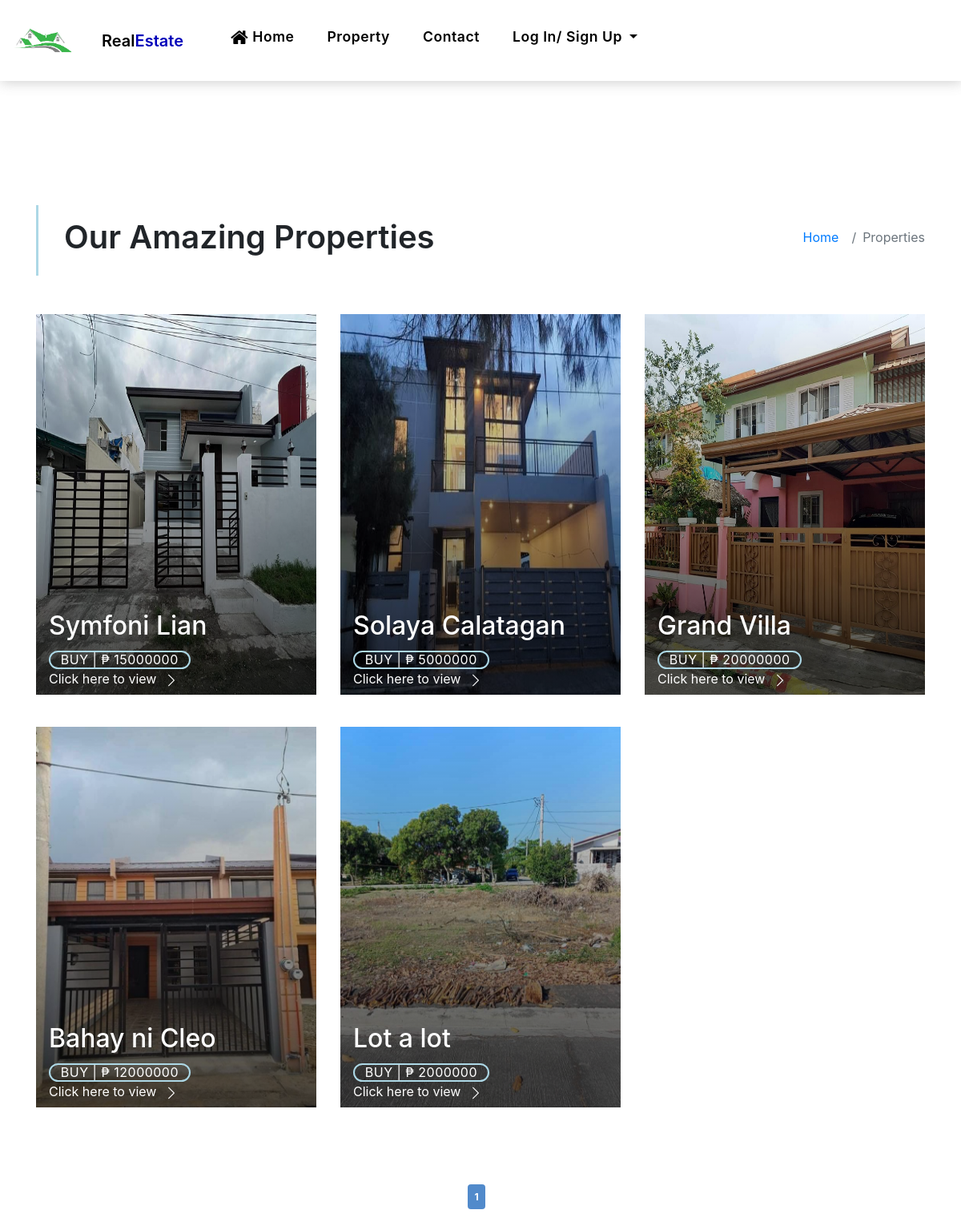
Before: /RealEstate/property-grid.php with the older database file.
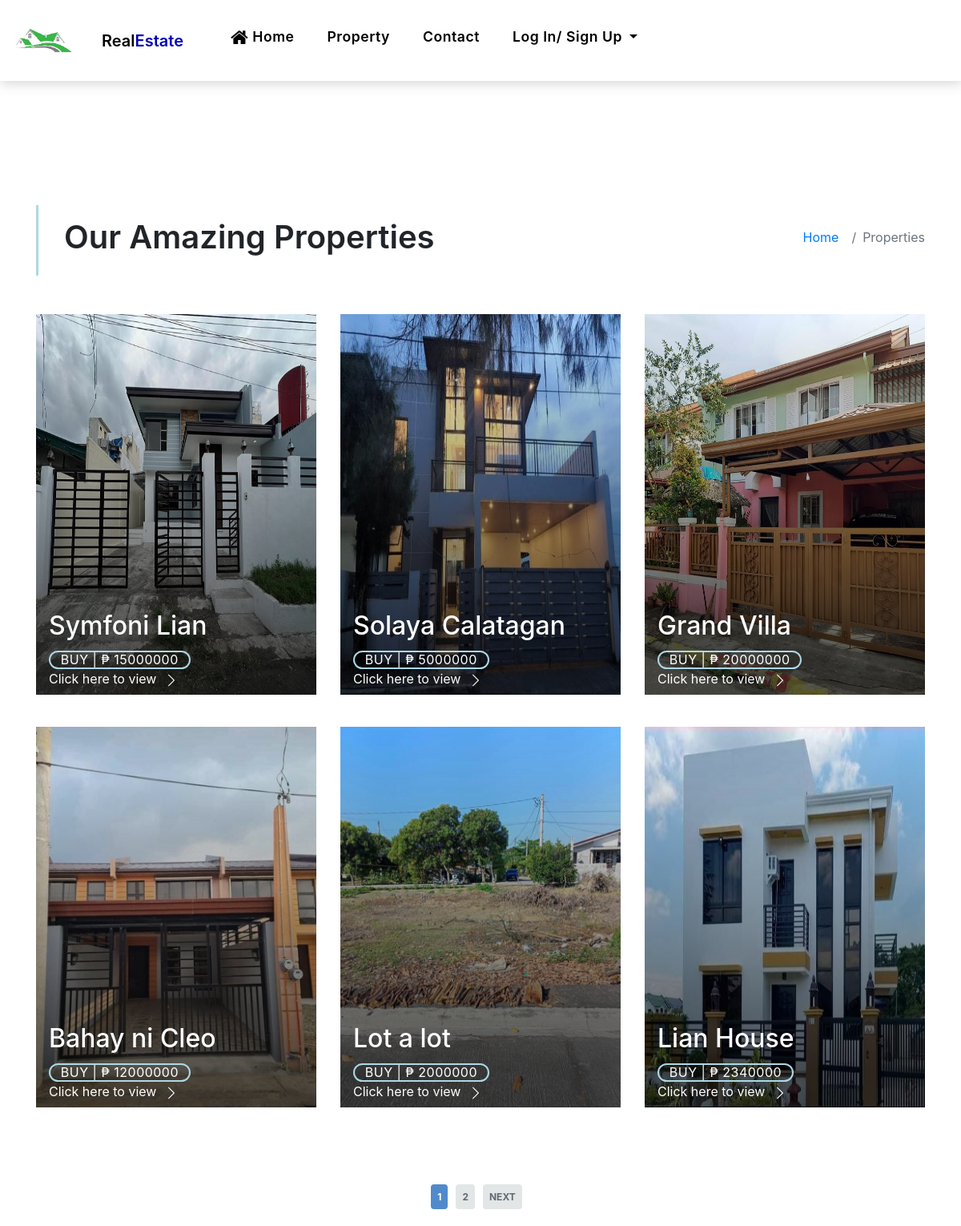
After: the same page with the newer database file.
### tables this page shows
CREATE TABLE `seller_property` (
  `id` varchar(150) NOT NULL,
  `title` varchar(150) NOT NULL,
  `more_info` text NOT NULL,
  `price` float NOT NULL,
  `sqm` float NOT NULL,
  `type` varchar(50) NOT NULL,
  `approved` varchar(5) NOT NULL,
  `status` varchar(10) NOT NULL,
  `seller_id` int(11) NOT NULL,
  `latitude` varchar(150) NOT NULL,
  `longitude` varchar(150) NOT NULL,
  `location` varchar(150) NOT NULL,
  `bedroom` int(11) NOT NULL,
  `garages` int(11) NOT NULL,
  `cr` int(11) NOT NULL,
  `image` text NOT NULL,
  `date` date NOT NULL,
  `floor_sqm` float NOT NULL
);

### RealEstate/property-grid.php (the view, shortened to what this page needs)
<?php include 'header.php';
global $con;
$total_pages = $con->query("SELECT * FROM `seller_property` WHERE approved = 'Yes' AND status = 'For Sale'")->num_rows;
$page = isset($_GET['page']) && is_numeric($_GET['page']) ? $_GET['page'] : 1;
$num_results_on_page = 6;
if ($stmt = $con->prepare("SELECT * FROM seller_property WHERE approved = 'Yes' AND status = 'For Sale' ORDER BY id LIMIT ?,?")) {
    $calc_page = ($page - 1) * $num_results_on_page;
    $stmt->bind_param('ii', $calc_page, $num_results_on_page);
    $stmt->execute();
    $result = $stmt->get_result();
?>
<body>
    <main id="main">
        <section class="intro-single">
            <div class="container">
                <div class="row">
                    <div class="col-md-12 col-lg-8">
                        <div class="title-single-box">
                            <h1 class="title-single">Our Amazing Properties</h1>
                        </div>
                    </div>
                    <div class="col-md-12 col-lg-4">
                        <nav aria-label="breadcrumb" class="breadcrumb-box d-flex justify-content-lg-end">
                            <ol class="breadcrumb">
                                <li class="breadcrumb-item">
                                    <a href="index.php">Home</a>
                                </li>
                                <li class="breadcrumb-item active" aria-curbuy="page">
                                    Properties
                                </li>
                            </ol>
                        </nav>
                    </div>
                </div>
            </div>
        </section>
        <section class="property-grid grid">
            <div class="container">
                <div class="row">
                    <?php while ($row = $result->fetch_assoc()): ?>
                    <div class="col-md-4">
                        <div class="card-box-a card-shadow">
                            <div class="img-box-a">
                                <?php echo '<img src="../uploads/'.$row["image"].'" alt="" class="img-a img-fluid">'; ?>
                            </div>
                            <div class="card-overlay">
                                <div class="card-overlay-a-content">
                                    <div class="card-header-a">
                                        <h2 class="card-title-a">
                                            <a href="#"> <?php echo $row['title']; ?></a>
                                        </h2>
                                    </div>
                                    <div class="card-body-a">
                                        <div class="price-box d-flex">
                                            <span class="price-a">buy | ₱ <?php echo $row['price']; ?></span>
                                        </div>
                                        <?php
                                            echo '<a href="property-single.php?id='.$row["id"].'" class="link-a">Click here
                                            to view
                                            <span class="bi bi-chevron-right"></span>
                                        </a>';
                                            ?>
                                    </div>
                                </div>
                            </div>
                        </div>
                    </div>
                    <?php endwhile; ?>
                </div>
            </div>
        </section>
        <br><br>
        <div class="pagination-container">
            <?php if (ceil($total_pages / $num_results_on_page) > 0): ?>
            <ul class="pagination">
                <li class="currentpage"><a href="property-grid.php?page=<?php echo $page ?>"><?php echo $page ?></a>
                </li>
                <?php if ($page+1 < ceil($total_pages / $num_results_on_page)+1): ?><li class="page"><a
                        href="property-grid.php?page=<?php echo $page+1 ?>"><?php echo $page+1 ?></a></li>
                <?php endif; ?>
                <?php if ($page < ceil($total_pages / $num_results_on_page)): ?>
                <li class="next"><a href="property-grid.php?page=<?php echo $page+1 ?>">Next</a></li>
                <?php endif; ?>
            </ul>
            <?php endif; ?>
        </div>
    </main>
    <?php include 'footer.php'; ?>
</body>
</html>
<?php
}
?>

Changed rows visible on the page:
no longer on this page (row unchanged): seller_property: image (picture)
now on this page (row edited): seller_property: image (picture), title "Lian House", price "2340000"
Other visible differences:
$page+1: (not shown) → "2"
text now shown: "NEXT"
